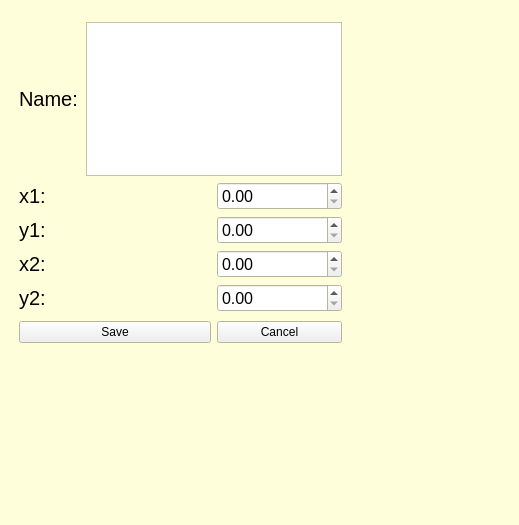
<?xml version="1.0" encoding="UTF-8"?>
<ui version="4.0">
 <class>Form</class>
 <widget class="QWidget" name="Form">
  <property name="geometry">
   <rect>
    <x>0</x>
    <y>0</y>
    <width>519</width>
    <height>525</height>
   </rect>
  </property>
  <property name="maximumSize">
   <size>
    <width>600</width>
    <height>600</height>
   </size>
  </property>
  <property name="palette">
   <palette>
    <active>
     <colorrole role="Base">
      <brush brushstyle="SolidPattern">
       <color alpha="255">
        <red>255</red>
        <green>255</green>
        <blue>255</blue>
       </color>
      </brush>
     </colorrole>
     <colorrole role="Window">
      <brush brushstyle="SolidPattern">
       <color alpha="255">
        <red>255</red>
        <green>254</green>
        <blue>219</blue>
       </color>
      </brush>
     </colorrole>
    </active>
    <inactive>
     <colorrole role="Base">
      <brush brushstyle="SolidPattern">
       <color alpha="255">
        <red>255</red>
        <green>255</green>
        <blue>255</blue>
       </color>
      </brush>
     </colorrole>
     <colorrole role="Window">
      <brush brushstyle="SolidPattern">
       <color alpha="255">
        <red>255</red>
        <green>254</green>
        <blue>219</blue>
       </color>
      </brush>
     </colorrole>
    </inactive>
    <disabled>
     <colorrole role="Base">
      <brush brushstyle="SolidPattern">
       <color alpha="255">
        <red>255</red>
        <green>254</green>
        <blue>219</blue>
       </color>
      </brush>
     </colorrole>
     <colorrole role="Window">
      <brush brushstyle="SolidPattern">
       <color alpha="255">
        <red>255</red>
        <green>254</green>
        <blue>219</blue>
       </color>
      </brush>
     </colorrole>
    </disabled>
   </palette>
  </property>
  <property name="windowTitle">
   <string>New position</string>
  </property>
  <widget class="QWidget" name="">
   <property name="geometry">
    <rect>
     <x>19</x>
     <y>22</y>
     <width>323</width>
     <height>321</height>
    </rect>
   </property>
   <layout class="QGridLayout" name="gridLayout">
    <item row="0" column="0" colspan="2">
     <widget class="QLabel" name="label_7">
      <property name="font">
       <font>
        <pointsize>15</pointsize>
       </font>
      </property>
      <property name="text">
       <string>Name:</string>
      </property>
     </widget>
    </item>
    <item row="0" column="2" colspan="2">
     <widget class="QTextEdit" name="textEdit"/>
    </item>
    <item row="1" column="0">
     <widget class="QLabel" name="label_8">
      <property name="font">
       <font>
        <pointsize>15</pointsize>
       </font>
      </property>
      <property name="text">
       <string>x1:</string>
      </property>
     </widget>
    </item>
    <item row="1" column="1" colspan="2">
     <spacer name="horizontalSpacer">
      <property name="orientation">
       <enum>Qt::Horizontal</enum>
      </property>
      <property name="sizeHint" stdset="0">
       <size>
        <width>68</width>
        <height>20</height>
       </size>
      </property>
     </spacer>
    </item>
    <item row="1" column="3">
     <widget class="QDoubleSpinBox" name="stepsizeSpinbox_3">
      <property name="font">
       <font>
        <pointsize>12</pointsize>
       </font>
      </property>
     </widget>
    </item>
    <item row="2" column="0">
     <widget class="QLabel" name="label_9">
      <property name="font">
       <font>
        <pointsize>15</pointsize>
       </font>
      </property>
      <property name="text">
       <string>y1:</string>
      </property>
     </widget>
    </item>
    <item row="2" column="1" colspan="2">
     <spacer name="horizontalSpacer_2">
      <property name="orientation">
       <enum>Qt::Horizontal</enum>
      </property>
      <property name="sizeHint" stdset="0">
       <size>
        <width>68</width>
        <height>20</height>
       </size>
      </property>
     </spacer>
    </item>
    <item row="2" column="3">
     <widget class="QDoubleSpinBox" name="stepsizeSpinbox_2">
      <property name="font">
       <font>
        <pointsize>12</pointsize>
       </font>
      </property>
     </widget>
    </item>
    <item row="3" column="0">
     <widget class="QLabel" name="label_11">
      <property name="font">
       <font>
        <pointsize>15</pointsize>
       </font>
      </property>
      <property name="text">
       <string>x2:</string>
      </property>
     </widget>
    </item>
    <item row="3" column="1" colspan="2">
     <spacer name="horizontalSpacer_3">
      <property name="orientation">
       <enum>Qt::Horizontal</enum>
      </property>
      <property name="sizeHint" stdset="0">
       <size>
        <width>68</width>
        <height>20</height>
       </size>
      </property>
     </spacer>
    </item>
    <item row="3" column="3">
     <widget class="QDoubleSpinBox" name="stepsizeSpinbox_5">
      <property name="font">
       <font>
        <pointsize>12</pointsize>
       </font>
      </property>
     </widget>
    </item>
    <item row="4" column="0">
     <widget class="QLabel" name="label_10">
      <property name="font">
       <font>
        <pointsize>15</pointsize>
       </font>
      </property>
      <property name="text">
       <string>y2:</string>
      </property>
     </widget>
    </item>
    <item row="4" column="1" colspan="2">
     <spacer name="horizontalSpacer_4">
      <property name="orientation">
       <enum>Qt::Horizontal</enum>
      </property>
      <property name="sizeHint" stdset="0">
       <size>
        <width>68</width>
        <height>20</height>
       </size>
      </property>
     </spacer>
    </item>
    <item row="4" column="3">
     <widget class="QDoubleSpinBox" name="stepsizeSpinbox_4">
      <property name="font">
       <font>
        <pointsize>12</pointsize>
       </font>
      </property>
     </widget>
    </item>
    <item row="5" column="3">
     <spacer name="verticalSpacer">
      <property name="orientation">
       <enum>Qt::Vertical</enum>
      </property>
      <property name="sizeHint" stdset="0">
       <size>
        <width>20</width>
        <height>40</height>
       </size>
      </property>
     </spacer>
    </item>
    <item row="6" column="0" colspan="3">
     <widget class="QPushButton" name="pushButton">
      <property name="text">
       <string>Save</string>
      </property>
     </widget>
    </item>
    <item row="6" column="3">
     <widget class="QPushButton" name="pushButton_2">
      <property name="text">
       <string>Cancel</string>
      </property>
     </widget>
    </item>
   </layout>
  </widget>
 </widget>
 <resources/>
 <connections/>
</ui>
